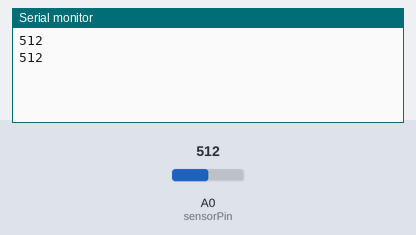
This sketch was run on a simulated Arduino Uno, built with avr-gcc and run on an emulated ATmega328P. Parts: the last lines printed to the serial monitor. The test bench sets the inputs (shaded band); at power-on: A0 (sensorPin) = 512.

Above: at 1.8 s.
1.9 s: A0 (sensorPin) set to 716
At 2.6 s:
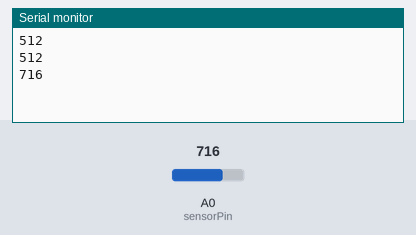
3.4 s: A0 (sensorPin) set to 900
At 4.8 s:
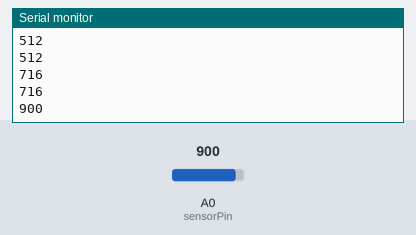
Timing chart, 0 to 6.4 s (numbered marks = the images above; inputs shaded):
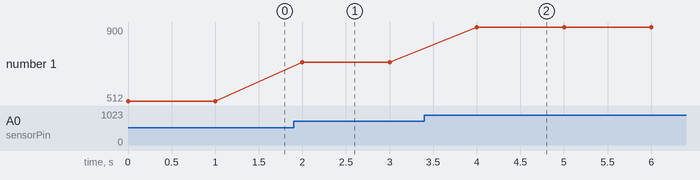

Measured:
- after the input at 1.9 s, the serial monitor: prints a new line after 0.10 s (image 1)
- after the input at 3.4 s, the serial monitor: prints a new line after 0.60 s (image 2)
- plotted number 1: 512 → 716 after the input at 1.9 s, 716 → 900 after the input at 3.4 s

The sketch:

ParteUnoProyectoBryan1.ino
```cpp
const int sensorPin = A0;  // Pin analógico donde está conectado el sensor

void setup() {
  Serial.begin(9600);  // Iniciar comunicación serial a 9600 bits por segundo
}

void loop() {
  int sensorValue = analogRead(sensorPin); // Leer el valor del sensor por medio del pin asociado al sensorPin
  Serial.println(sensorValue);
  delay(1000);
}
```
